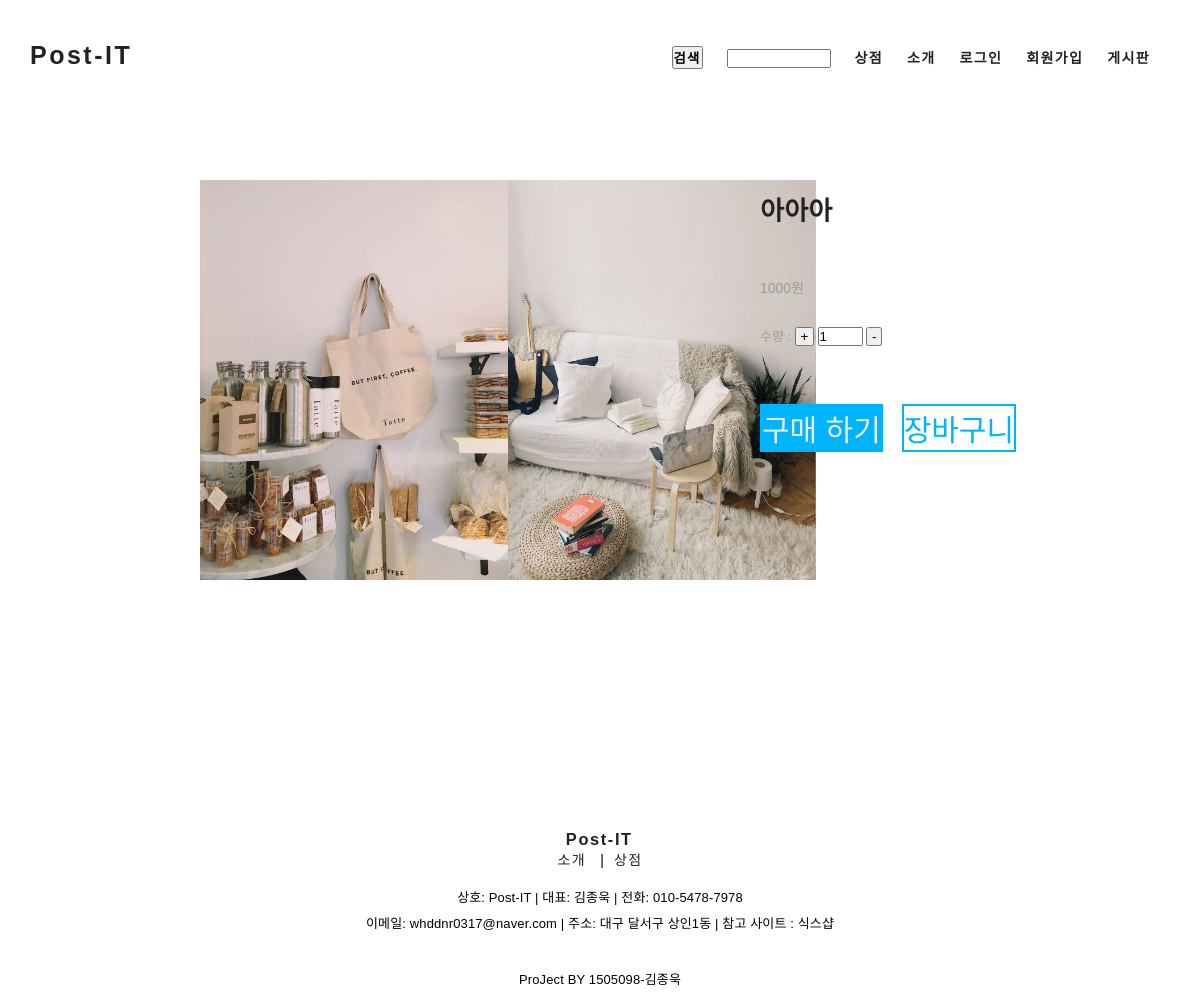
The page /productcart.php?name=아아아 on the database its author committed.
### tables this page shows
CREATE TABLE `store` (
  `num` int(3) NOT NULL,
  `kind` varchar(20) DEFAULT NULL,
  `name` varchar(20) NOT NULL,
  `price` int(7) NOT NULL,
  `filename` varchar(50) NOT NULL
);

### productcart.php (the view, shortened to what this page needs)
<!DOCTYPE html>
<html>
<head>
<link rel="stylesheet" type="text/css" href="./css/common.css">
<link rel="stylesheet" type="text/css" href="./css/main.css">
<link rel="stylesheet" type="text/css" href="./css/shop.css">
<link rel="stylesheet" type="text/css" href="./css/product.css">
</head>
<body>
	<header>
    	<?php include "header.php";?>
  </header>
<br><br><br><br>
<?php
$name  = $_GET["name"];
$con = mysqli_connect("localhost", "user1", "12345", "sample");
mysqli_set_charset($con,"utf8");
  $sql = "select * from store where name = '$name' ";
	$result = mysqli_query($con, $sql);
	$row = mysqli_fetch_array($result);
		$name        = $row["name"];
		$filename    = $row["filename"];
		$price  = $row["price"];
				$file_path = "data/".$filename;
				?>
				<form name="form" method="post">
        <div id="now1">
						<div id="list_img1">
							<img src="<?=$file_path?>" alt="debug">
						</div>
					<div class="info">
            <div id="product_head">
						     <h4><?=$name?></h4>
						</div>
            <div id="product_price">
							  <span><?=$price?>원</span>
						</div>
            <div id="product_num">
                수량 :
								<input type="button" value=" + " onclick="add();">
                <input type="text" id="amount" name="amount"  value="1" size="3">
                <input type="button" value=" - " onclick="del();"></div><br>
<Br><br>
								<button id="buttonst" type="submit" value="upd" onclick="javascript: form.action='order_insert.php?gubon=주문 ' ">구매 하기</button>
								<button id="buttonst1" type="submit" value="del" onclick="javascript: form.action='order_insertbag.php?gubon=장바구니 ' ">장바구니</button>
                </form>
	<footer>
    	<?php include "footer.php";?>
  </footer>
</body>
</html>

### css/common.css (style rules this page uses)
* { padding: 0; margin: 0; }
body { font-family: Noto Sans KR, sans-serif; font-size: 14px; }
img { border: 0; }

### css/product.css (style rules this page uses)
#now1 { font-family: Noto Sans KR, sans-serif;color: #9b9b9b; height: 600px; margin-left: 100px; }
#buttonst { font-size: 30px; box-sizing: border-box; border: 2px solid transparent; text-align: center; color: #EAEAEA !important; background-color: #00B4FC !important; border-color: #00B4FC !important; cursor: pointer; }
#buttonst1 { cursor: pointer; margin-left: 15px; font-size: 30px; box-sizing: border-box; border: 2px solid transparent; text-align: center; color: #EAEAEA !important; background-color: #00B4FC !important; border-color: #00B4FC !important; color: #00B4FC !important; background-color: transparent !important; border-color: #00B4FC !important; -ms-filter: progid:DXImageTransform.Microsoft.Alpha(Opacity=50); filter: alpha(opacity=100) !important; -moz-opacity: 1 !important; -khtml-opacity: 1 !important; opacity: 1 !important; }
#list_img1 { float: left;margin-left: 100px;width: 40%; }
#list_img1 img { height: 400px; }
.info { float: right; width: 40%; margin-left: 10%; margin-right: 0; text-align: left; padding-top: 10px; }
#product_head { font-size: 26px; margin-bottom: 50px; color: #222222; font-family: Poppins, sans-serif; font-weight: 400; letter-spacing: 0.01em; }
#product_price { margin: 0; padding: 0; border: 0; font-size: 100%; font: inherit; vertical-align: baseline; margin-bottom: 30px; }
#product_num { font-size: 13px; line-height: 1.2em; margin-bottom: 10px; display: block; }

### rows shown on the page
store: filename (picture), name "아아아", price "1000"
